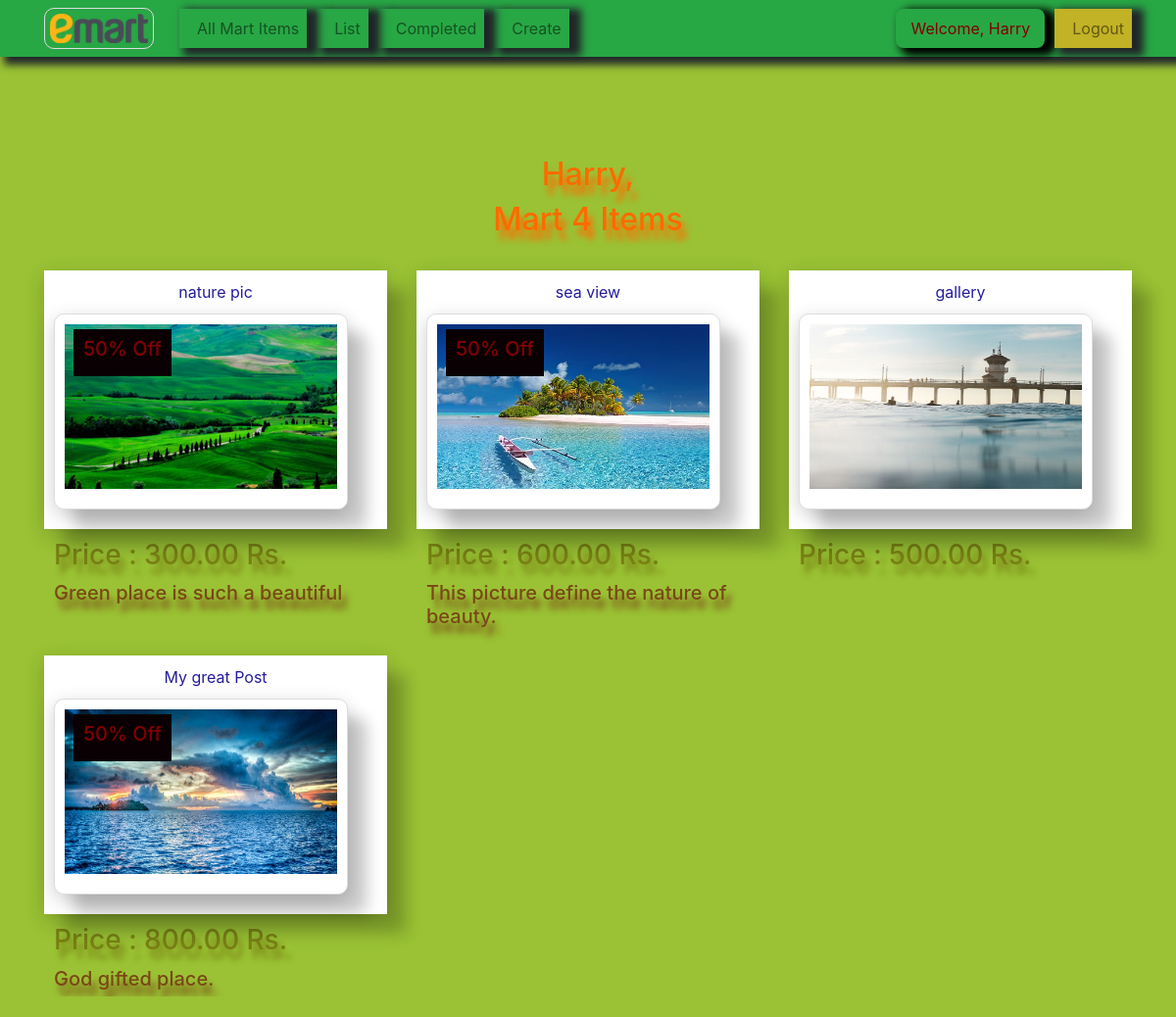
The app's page /index/ (signed in) with its own data.
### ShipMart/models.py (models this page shows, shortened)
class Mart(models.Model):
    title=models.CharField(max_length=100)
    price=models.DecimalField(max_digits=10,decimal_places=2)
    desc=models.TextField(blank=True)
    image=models.ImageField(upload_to='images/',blank=True,null=True)
    offer=models.BooleanField(default=False,blank=True)
    created = models.DateTimeField(auto_now_add=True)
    important = models.BooleanField(default=False)
    datecompleted = models.DateTimeField(null=True, blank=True)
    user=models.ForeignKey(User,on_delete=models.CASCADE,default=True)

### ShipMart/views.py (the view)
# urls.py: path('index/',views.index,name='index'),
def index(request):
    user=request.user
    if user.is_authenticated:
        marts=Mart.objects.filter(user=request.user,datecompleted__isnull=True)
        return render(request,'ShipMart/index.html',{'marts':marts})
    else:
        marts = Mart.objects.all()
        messages.error(request, '''Anonymouse User don't have access to this page.<br><b>"Please Sign up and Login first"</b>''')
        return render(request, 'ShipMart/index.html', {'marts': marts})

### ShipMart/templates/ShipMart/index.html (shortened to what this page needs)
<!DOCTYPE html>
<html lang="en">
{% extends 'MartApp/base.html' %}
{% block content %}
<div style="background-color:#9ac234">
<br>
    <div class="row justify-content-center mt-5" style="padding-left:15px;padding-right:15px;">
        <div class="col-md-5">
        </div>
    </div>
{% if  user.is_authenticated  %}
<div class="row justify-content-center mt-5">
    <div class="col-md-7 text-center second" style="color:#ff6a00;margin-top:-20px; ">
        <h2>{{user.first_name|capfirst}},</h2>
        <h2> Mart {{marts.count}} Item{{marts.count|pluralize}}</h2>
    </div>
</div>
<br>
<div class="container">
    <div class="row">
        {% for mart in marts %}
        <div class="col-md-4">
            {% if mart.image %}
            <div class="my polaroid">
                <div class="cool" style="padding-bottom:10px;color:#251c9c">{{mart.title}}</div>
                <a href="{% url 'detail' mart.pk %}">
                    <img class="img polaroid" src="{{mart.image.url}}" width="300" height="200"></a>
                {% if mart.offer %}
                <div class="t">
                    <h5 class="my"style="color:maroon">50% Off</h5>
                </div>
                {% endif %}
            </div>
            {% else %}
            <a href="{% url 'update' mart.pk %}" class="shadow list-group-item list-group-item-action list-group-item-warning cold" > Please click here to  Upload Image!</a>
            {% endif %}
            <h3 class="second" style="color:#788014;margin:10px 10px">Price : {{mart.price}} Rs.</h3>
            <h5 class="second"style="margin-left:10px;padding-bottom:20px;color:#7a4716">{{mart.desc|capfirst}}</h5>
        </div>
        {% endfor %}
    </div>
</div>
    {% endif %}
</div>
{% endblock %}

### MartApp/templates/MartApp/base.html (shortened to what this page needs)
<!DOCTYPE html>
{% load static %}
<html lang="en">
<head>
    <link rel="stylesheet" href="https://maxcdn.bootstrapcdn.com/bootstrap/4.0.0/css/bootstrap.min.css">
    <link rel="stylesheet" type="text/css" href="{% static 'ShipMart/css/Style.css' %}">
</head>
<body style="background-color:#c2b225" class="shadow">
    <nav class="navbar navbar-expand-md navbar-light bg-success shadow">
        <div class="container">
        {% if user.is_authenticated %}
            <a class="navbar-brand img" href="{% url 'index' %}">
                <img src="{% static 'ShipMart/emart.svg.png' %}" width="100" height="30" class="d-inline-block align-top">
            </a>
        {% else %}
            <a class="navbar-brand img" href="{% url 'item' %}">
                <img src="{% static 'ShipMart/emart.svg.png' %}" width="100" height="30" class="d-inline-block align-top">
            </a>
        {% endif %}
            <div class="navbar-collapse collapse " id="navbarNav">
            {% if user.is_authenticated %}
                <ul class="navbar-nav mr-auto">
                    <li
                    {% if '/' == request.path %}
                    class="nav-item shadow list"  style="margin-left:10px;padding-left:10px"
                    {% else %}
                    class="nav-item shadow cold"  style="margin-left:10px;padding-left:10px"
                    {% endif %}
                    >
                    <a class="nav-link " href="{% url 'item' %}">All Mart Items</a>
                    </li>
                    <li
                    {% if 'list' in request.path %}
                    class="nav-item shadow list"  style="margin-left:10px;padding-left:10px"
                    {% else %}
                    class="nav-item shadow cold"  style="margin-left:10px;padding-left:10px"
                    {% endif %}
                    >
                    <a class="nav-link " href="{% url 'list' %}">List</a>
                    </li>
                    <li
                    {% if 'complete'  in request.path %}
                    class="nav-item shadow list"  style="margin-left:10px;padding-left:10px"
                    {% else %}
                    class="nav-item shadow cold"  style="margin-left:10px;padding-left:10px"
                    {% endif %}
                    >
                    <a class="nav-link " href="{% url 'complete' %}">Completed</a>
                    </li>
                    <li
                    {% if 'create' in  request.path %}
                    class="nav-item shadow list"  style="margin-left:10px;padding-left:10px"
                    {% else %}
                    class="nav-item shadow cold"  style="margin-left:10px;padding-left:10px"
                    {% endif %}
                    >
                    <a class="nav-link " href="{% url 'create' %}">Create</a>
                    </li>
                </ul>
            {% endif %}
                <ul class="navbar-nav ml-auto">
                 {% if user.is_authenticated %}
                    <li class="shadow ig" style="padding:8px 15px 8px 15px;color:maroon;margin-left:10px;"
                    >Welcome, {{user.first_name|capfirst}}
                    </li>
                    <li
                     {% if 'index' in  request.path %}
                    class="nav-item shadow"  style="margin-left:10px;padding-left:10px;background-color:#c2b225;"
                    {% else %}
                    class="nav-item shadow cold"  style="margin-left:10px;padding-left:10px"
                    {% endif %}
                    >
                    <a href="{% url 'logout' %}" class="nav-link">Logout</a>
                    </li>
                 {% endif %}
                </ul>
            </div>
        </div>
    </nav>
{% block content %}
{% endblock %}
</body>
</html>

### ShipMart/static/ShipMart/css/Style.css (style rules this page uses)
.second { color:#757d0b; text-shadow:5px 10px 6px; }
.shadow { box-shadow:8px 4px 8px 4px; }
.ig { border-radius:8px; box-shadow:8px 4px 8px 4px black }
.img { border: 1px solid #ddd; border-radius: 10px; padding: 5px; }
.polaroid { position:relative; background-color: white; box-shadow: 20px 20px 15px 0 rgba(0, 0, 0, 0.2), 0 6px 20px 0 rgba(0, 0, 0, 0.19); padding: 10px 10px 20px 10px; text-align:center; }
.cool { text-align: center; }
.my { position:relative; text-align:left; color:maroon; }
.t { position:absolute; top:60px; left:30px; padding:8px 10px; background-color:#0a0003 }

### records on screen
Mart: title "nature pic", image (picture), offer "50% Off", price "300.00", desc "Green place is such a beautiful"
Mart: title "sea view", image (picture), offer "50% Off", price "600.00", desc "This picture define the nature of beauty."
Mart: title "gallery", image (picture), price "500.00"
Mart: title "My great Post", image (picture), offer "50% Off", price "800.00", desc "God gifted place."

### other values on screen
{{ user.first_name|capfirst }} "Harry"
{{ marts.count }} "4"
